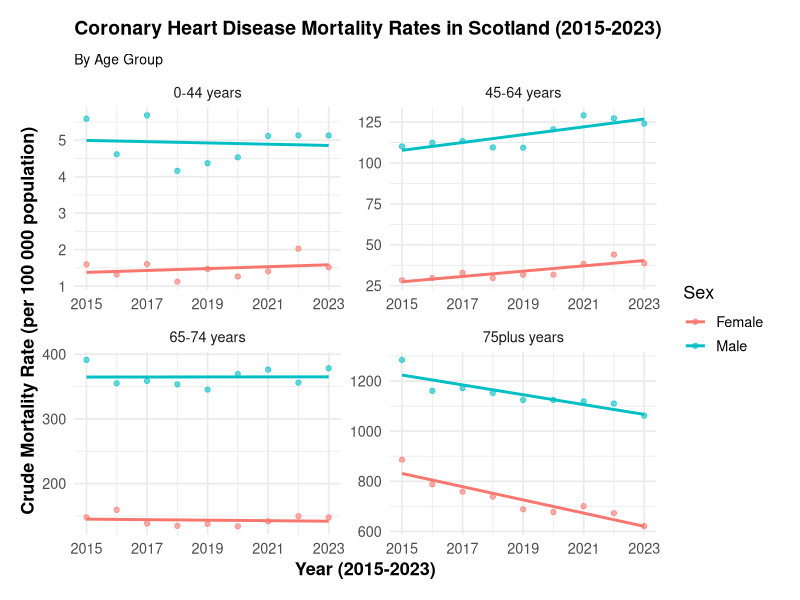

Write the R code that produced this figure.
## ---- chunk 1
knitr::opts_chunk$set(echo = TRUE)
## ---- chunk 2
library(tidyverse)
# Add any other libraries here
library(dplyr)


## ---- chunk 3
# load your data 
getwd()

hd_mortalitybyca<- read.csv("data/hd_mortalitybyca.csv")
## ---- chunk 4
hd_mortalitybyca %>%
  filter(
  Year != "2024p", 
  Ca == "S92000003",
  Diagnosis == "Coronary Heart Disease",
  AgeGroup %in% c("0-44 years", "45-64 years", "65-74 years", "75plus years"),
  Sex != "All") %>%
    mutate(Year = as.numeric(Year)) %>%
  
  
  ggplot(aes(x = Year, y = CrudeRate, colour = Sex)) + 
  geom_point(alpha = 0.6) + 
  geom_smooth(method = "lm", se = FALSE) + 
  facet_wrap(~AgeGroup, scales = "free_y", axes = "all") +
  
  theme_minimal(base_size = 13) +
  theme(
    plot.title = element_text(face = "bold", size = 14, margin = margin(b = 10)),
    plot.margin = margin(15, 20, 15, 15),
    axis.title = element_text(face = "bold"),
    plot.subtitle = element_text(size = 10)
  ) +
  scale_x_continuous(breaks = seq(2015, 2023, by = 2)) +
  
  labs(
    title = "Coronary Heart Disease Mortality Rates in Scotland (2015-2023)",
    subtitle = "By Age Group",
    x = "Year (2015-2023)",
    y = "Crude Mortality Rate (per 100 000 population)"
  )


  
